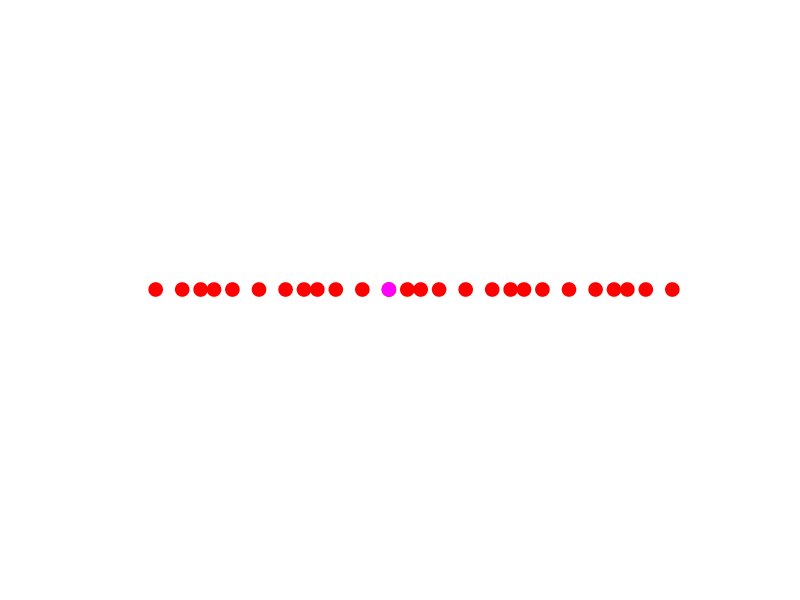

Write MATLAB code to recreate this figure.
% wm_travelling.m

% TRAVELLING WAVES
% Animation of the motion can be saved as an animated gif
%   Travelling wave / Transverse wave / Longitudinal wave

% Ian Cooper
% School of Physics, University of Sydney
% email: ian.cooper@sydney.edu.au
% http://www.physics.usyd.edu.au/teach_res/mp/mphome.htm
% 170517

clear all
close all
clc

% Type of animation
   flagC = 3;
             % flagC = 1   animation of a travelling wave
             % flagC = 2   animation of a transverse wave
             % flagC = 3   animation of a longitudinal wave

% =======================================================================
%    Setup for saving images (im) 
% ======================================================================
% flag: 0 animated gif NOT saved or 1 saved /  file name
   f_gif = 0;
   ag_name = 'ag_wm_170519C.gif';
% Delay in seconds before displaying the next image  
   delay = 0.20;  
% Frame counter start
   nt = 1; 

switch flagC
    
case 1   % ------------------------------------------------------------
        
% amplitude A  / wavelength L / period T
% no. periods nT / no. wavelengths steps nX
% Number of calcutions Nt Nx
   A = 10;
   L = 20;
   T = 25;
   nT = 3; nX = 3;
   Nx = 200; 
   Nt = 200;
   
% left (-1) or right (+1)
   e = -1;
% angular frequency w / time t / wave number k /displacement s
   w = 2*pi / T;
   k = 2*pi / L;
   tMax = nT * T;
   xMax = nX * L;
   
   t = linspace(0,tMax,Nt);
   x = linspace(0,xMax,Nx);
   
% wave function s(x,t)   
   s = zeros(Nx,Nt);
   
   for c = 1 : Nt
     s(:,c) = A .* sin(k.*x + e*w*t(c));
   end
     v = L / T;
     
    
figure(1)
   pos = [0.1 0.1 0.4 0.4];
   set(gcf,'Units','normalized');
   set(gcf,'Position',pos);
   set(gcf,'color','w');
   t1 = 't  =  ';
   t3 = '   s';
   
for c = 1 : Nt
   hold off
   xP = x; yP = s(:,c);
   plot(xP, yP,'b','lineWidth',2);
   hold on
   xP = x(100); yP = s(100,c);
   hPlot = plot(xP, yP,'o');
   set(hPlot,'MarkerSize',10,'MarkerEdgeColor',[1 0 0], ...
       'MarkerFaceColor', [1 0 0]);
   xP = v * t(c); yP = 0;
   hPlot = plot(xP, yP,'o');
   set(hPlot,'MarkerSize',6,'MarkerEdgeColor',[1 0 1], ...
       'MarkerFaceColor', [1 0 1]);
   
   axis([0 xMax -11 11]);
   ylabel('wave function  s ');
   xlabel('position  x  [ m ]')
   set(gca,'fontSize',14);
   grid on
   t2 = num2str(t(c), '%2.1f \n');
   tm = [t1 t2 t3];
   title(tm);
   pause(0.2)
   
   if f_gif > 0 
       frame = getframe(1);
       im = frame2im(frame);
       [imind,cm] = rgb2ind(im,256);
     %  On the first loop, create the file. In subsequent loops, append.
       if nt == 1
          imwrite(imind,cm,ag_name,'gif','DelayTime',delay,'loopcount',inf);
       else
         imwrite(imind,cm,ag_name,'gif','DelayTime',delay,'writemode','append');
       end
       nt = nt+1;
   end
   
end

case 2  % --------------------------------------------------------------
   % amplitude A  / wavelength L / period T
% no. periods nT / no. wavelengths steps nX
% Number of calcutions Nt Nx
   A = 10;
   L = 20;
   T = 25;
   nT = 3; nX = 3;
   Nx = 2000; 
   Nt = 200;
   
% left (-1) or right (+1)
   e = -1;
% angular frequency w / time t / wave number k /displacement s
   w = 2*pi / T;
   k = 2*pi / L;
   tMax = nT * T;
   xMax = nX * L;
   
   t = linspace(0,tMax,Nt);
   x = linspace(0,xMax,Nx);
   
   % wave function s(x,t)   
   s = zeros(Nx,Nt);
   
   for c = 1 : Nt
     s(:,c) = A .* sin(k.*x + e*w*t(c));
   end
    
figure(2) 
   pos = [0.1 0.1 0.4 0.4];
   set(gcf,'Units','normalized');
   set(gcf,'Position',pos);
   set(gcf,'color','w');
   NS = 20; 
for c = 1 : Nt
   hold off
   xP = x(1:NS:end); yP = s((1:NS:end),c);
   hPlot = plot(xP, yP,'o');
   set(hPlot,'MarkerSize',10,'MarkerEdgeColor',[0 0 1], ...
       'MarkerFaceColor', [0 0 1]);
   hold on
   xP = x(1:100:end); yP = s(1:100:end,c);
   hPlot = plot(xP, yP,'o');
   set(hPlot,'MarkerSize',10,'MarkerEdgeColor',[1 0 0], ...
       'MarkerFaceColor', [1 0 0]);
   axis([0 xMax -11 11]);
   axis off
   pause(0.1)
   
   if f_gif > 0 
       frame = getframe(2);
       im = frame2im(frame);
       [imind,cm] = rgb2ind(im,256);
     %  On the first loop, create the file. In subsequent loops, append.
       if nt == 1
          imwrite(imind,cm,ag_name,'gif','DelayTime',delay,'loopcount',inf);
       else
         imwrite(imind,cm,ag_name,'gif','DelayTime',delay,'writemode','append');
       end
       nt = nt+1;
   end
end

case 3   % LONGITUDINAL WAVE ---------------------------------------------

% x positions of particles
   x = 0:4:100;
   y = zeros(length(x),1);
   
% amplitude 
   A = 1.2;
% period and wavelength
   L = 20;
   k = 2*pi / L;
   T = 25;
   w = 2*pi / T;
% number of time steps
   Nt = 100;
   t = linspace(0,3*T,Nt);

   
figure(3) 
pos = [0.1 0.1 0.4 0.1];
   set(gcf,'Units','normalized');
   set(gcf,'Position',pos);
   set(gcf,'color','w');
   
for c = 1:Nt
    hold off
    xC = x + A.* sin(k*x - w*t(c));
    xP = xC; yP = y;
    hPlot = plot(xP,yP,'o');
    set(hPlot,'MarkerSize',10,'MarkerEdgeColor',[1 0 0], ...
       'MarkerFaceColor', [1 0 0]);
   hold on
   xP = xP(12); yP = y(12);
    hPlot = plot(xP,yP,'o');
    set(hPlot,'MarkerSize',10,'MarkerEdgeColor',[1 0 1], ...
       'MarkerFaceColor', [1 0 1]);
    axis([-10 110 -1 1]);
    
    axis off;
    pause(0.1);
    
    if f_gif > 0 
       frame = getframe(3);
       im = frame2im(frame);
       [imind,cm] = rgb2ind(im,256);
     %  On the first loop, create the file. In subsequent loops, append.
       if nt == 1
          imwrite(imind,cm,ag_name,'gif','DelayTime',delay,'loopcount',inf);
       else
         imwrite(imind,cm,ag_name,'gif','DelayTime',delay,'writemode','append');
       end
       nt = nt+1;
   end
    
    
end    
    
end   % switch
   


     
     


   
